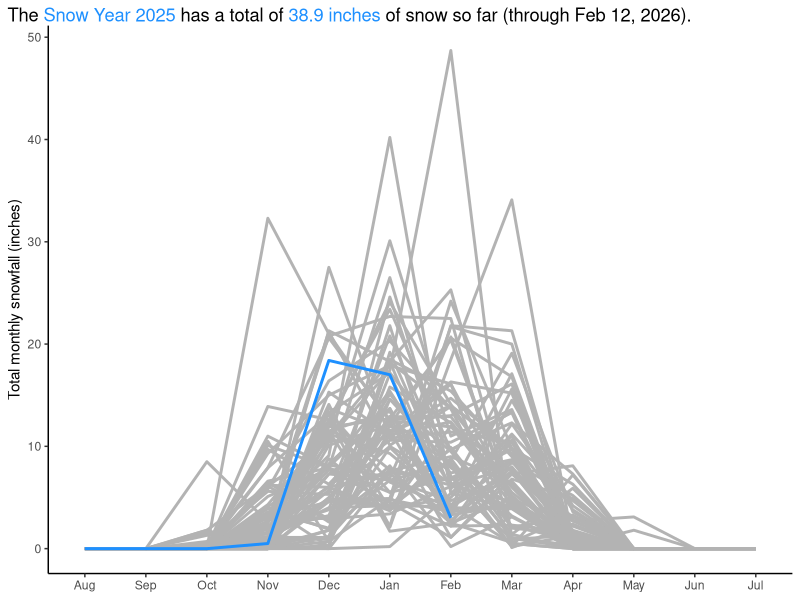

Source code (R):
library(tidyverse)
library(lubridate)
library(glue)
library(ggtext)

setwd("/Users/takayukitamura/Documents/R_Computing/pittsburgh_climate_r")

# -----------------------------
# 1) Read data
# -----------------------------

# pit <- read_csv("/Users/takayukitamura/Desktop/4209937.csv")
# 
# updates <- read_csv("/Users/takayukitamura/Desktop/4215227.csv") %>%
#   filter(DATE >= "2026-01-19")
# 
# pit <- rbind(pit, updates)
# 
# write_csv(pit, "pit.csv")

pittsburgh <- read_csv("pit.csv") %>% 
  rename_all(tolower)

pittsburgh <- pittsburgh %>% 
  mutate(date = ymd(date)) %>%
  select(date, snow) %>%
  drop_na(date, snow)

# -----------------------------
# 2) Define snow year + snow-season month index (Aug..Jul)
#    Your snow_year definition: July 1 boundary
#    snow_year 2025 = 2025-07-01 to 2026-06-30
# -----------------------------
snow_df <- pittsburgh %>%
  mutate(
    cal_year = year(date),
    month    = month(date),
    snow_year = if_else(date < ymd(glue("{cal_year}-07-01")),
                        cal_year - 1, cal_year),
    season_m = if_else(month >= 8, month - 7, month + 5)   # Aug=1 ... Jul=12
  )

# -----------------------------
# 3) Identify the latest snow year in your file and its last available season month
# -----------------------------
last_date <- max(snow_df$date, na.rm = TRUE)

current_snow_year <- snow_df %>%
  filter(date == last_date) %>%
  slice(1) %>%
  pull(snow_year)

last_season_m <- snow_df %>%
  filter(date == last_date) %>%
  slice(1) %>%
  pull(season_m)

# -----------------------------
# 4) Monthly totals by snow_year + season_m
#    Then complete every snow_year to 12 months
#    Key logic:
#      - for current_snow_year, months AFTER last_season_m => NA (stop line)
#      - all other missing months => 0 (keep full curves)
# -----------------------------
monthly <- snow_df %>%
  group_by(snow_year, season_m) %>%
  summarise(snow_in = sum(snow, na.rm = TRUE), .groups = "drop") %>%
  complete(snow_year, season_m = 1:12) %>%
  arrange(snow_year, season_m) %>%
  mutate(
    snow_in = case_when(
      snow_year == current_snow_year & season_m > last_season_m ~ NA_real_,  # STOP line
      TRUE ~ replace_na(snow_in, 0)                                          # fill past gaps
    )
  )

# Total snowfall so far for the current snow year
total_snow_so_far <- monthly %>%
  filter(snow_year == current_snow_year) %>%
  summarise(total = sum(snow_in, na.rm = TRUE)) %>%
  pull(total)

# -----------------------------
# 5) Plot: highlight current snow year
# -----------------------------
monthly %>%
  mutate(
    season_lab = factor(
      season_m, levels = 1:12,
      labels = c("Aug","Sep","Oct","Nov","Dec","Jan","Feb","Mar","Apr","May","Jun","Jul")
    ),
    is_current = snow_year == current_snow_year
  ) %>%
  ggplot(aes(x = season_lab, y = snow_in, group = snow_year, color = is_current)) +
  geom_line(show.legend = FALSE, linewidth = 1) +
  scale_color_manual(values = c("TRUE" = "dodgerblue", "FALSE" = "gray70")) +
  labs(
    x = NULL,
    y = "Total monthly snowfall (inches)",
    title = glue(
      "The <span style='color:dodgerblue'>Snow Year {current_snow_year}</span> has a total of
      <span style='color:dodgerblue'>{round(total_snow_so_far, 1)} inches</span> of snow so far
      (through {format(last_date, '%b %d, %Y')})."
    )
  ) +
  theme(
    plot.title.position = "plot",
    plot.title = element_textbox_simple(),
    panel.background = element_blank(),
    panel.grid = element_blank(),
    axis.line = element_line()
  )
